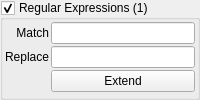
               <widget class="QGroupBox" name="b_reg_exp_group">
                <property name="title">
                 <string>Regular Expressions (1)</string>
                </property>
                <property name="checkable">
                 <bool>true</bool>
                </property>
                <layout class="QGridLayout" name="gridLayout_6">
                 <property name="leftMargin">
                  <number>2</number>
                 </property>
                 <property name="topMargin">
                  <number>2</number>
                 </property>
                 <property name="rightMargin">
                  <number>2</number>
                 </property>
                 <property name="bottomMargin">
                  <number>2</number>
                 </property>
                 <property name="spacing">
                  <number>2</number>
                 </property>
                 <item row="0" column="1">
                  <widget class="QLineEdit" name="reg_exp_match_entry">
                   <property name="minimumSize">
                    <size>
                     <width>50</width>
                     <height>0</height>
                    </size>
                   </property>
                  </widget>
                 </item>
                 <item row="0" column="0">
                  <widget class="QLabel" name="reg_exp_match_label">
                   <property name="text">
                    <string>Match</string>
                   </property>
                   <property name="alignment">
                    <set>Qt::AlignRight|Qt::AlignTrailing|Qt::AlignVCenter</set>
                   </property>
                  </widget>
                 </item>
                 <item row="2" column="0">
                  <widget class="QLabel" name="reg_exp_replace_label">
                   <property name="text">
                    <string>Replace</string>
                   </property>
                   <property name="alignment">
                    <set>Qt::AlignRight|Qt::AlignTrailing|Qt::AlignVCenter</set>
                   </property>
                  </widget>
                 </item>
                 <item row="2" column="1">
                  <widget class="QLineEdit" name="reg_exp_replace_entry">
                   <property name="minimumSize">
                    <size>
                     <width>50</width>
                     <height>0</height>
                    </size>
                   </property>
                  </widget>
                 </item>
                 <item row="3" column="1">
                  <widget class="QPushButton" name="reg_exp_extend_button">
                   <property name="text">
                    <string>Extend</string>
                   </property>
                  </widget>
                 </item>
                </layout>
               </widget>
